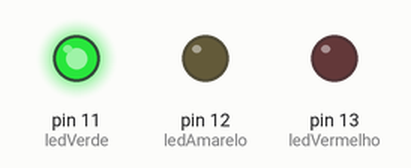
Simulated run of this sketch. Board: Arduino Uno, built with avr-gcc and run on an emulated ATmega328P. Shown: output pins drawn as LEDs (lit = HIGH).

Above: at 2.5 s.
At 6.0 s:
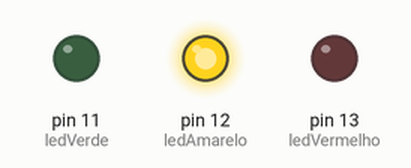
At 9.5 s:
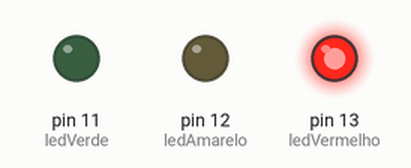
Timing chart, 0 to 15.6 s (numbered marks = the images above):
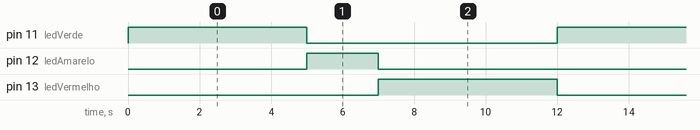

Measured:
- by itself, pin 11 (ledVerde), pin 13 (ledVermelho): alternates HIGH for 5.0 s and LOW for 7.0 s
- by itself, pin 12 (ledAmarelo): alternates HIGH for 2.0 s and LOW for 10.0 s
- by itself, everything shown: repeats every 12.0 s, in 4 steps

The sketch:

sketch.ino
```cpp
// --- Definição dos pinos ---
// Mapeamos os pinos digitais do Arduino para os LEDs do semáforo
// Isso facilita a leitura e a manutenção do código
const int ledVermelho = 13;
const int ledAmarelo = 12;
const int ledVerde = 11;

// --- Configuração (setup) ---
// Esta função é executada uma única vez quando o Arduino liga ou reseta.
void setup() {
  // Configura os pinos como saídas (OUTPUT)
  // Isso diz ao Arduino que ele irá ENVIAR energia para esses pinos
  pinMode(ledVermelho, OUTPUT);
  pinMode(ledAmarelo, OUTPUT);
  pinMode(ledVerde, OUTPUT);
}

// --- Loop principal (loop) ---
// Esta função é executada repetidamente, para sempre, após o setup.
void loop() {
  // 1. Acende o LED VERDE (período de avanço)
  digitalWrite(ledVerde, HIGH); // Acende o LED verde
  delay(5000);                   // Espera 5 segundos (5000 milissegundos)

  // 2. Apaga o LED VERDE e acende o AMARELO (período de atenção)
  digitalWrite(ledVerde, LOW);   // Apaga o LED verde
  digitalWrite(ledAmarelo, HIGH); // Acende o LED amarelo
  delay(2000);                   // Espera 2 segundos (2000 milissegundos)

  // 3. Apaga o LED AMARELO e acende o VERMELHO (período de parada)
  digitalWrite(ledAmarelo, LOW);  // Apaga o LED amarelo
  digitalWrite(ledVermelho, HIGH); // Acende o LED vermelho
  delay(5000);                    // Espera 5 segundos (5000 milissegundos)

  // 4. Apaga o LED VERMELHO (preparando para recomeçar o ciclo com o verde)
  // Nota: Em um semáforo real, o amarelo acende antes de o verde, mas aqui vamos simular o ciclo mais comum
  digitalWrite(ledVermelho, LOW); // Apaga o LED vermelho
  // O loop vai se repetir, voltando para o estado 1 (LED Verde aceso)
}
```
